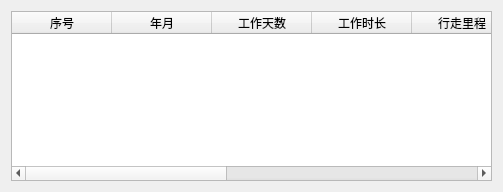
<?xml version="1.0" encoding="UTF-8"?>
<ui version="4.0">
 <class>AgriMachineMonthlyProductReport</class>
 <widget class="QWidget" name="AgriMachineMonthlyProductReport">
  <property name="geometry">
   <rect>
    <x>0</x>
    <y>0</y>
    <width>503</width>
    <height>192</height>
   </rect>
  </property>
  <property name="windowTitle">
   <string>Form</string>
  </property>
  <layout class="QGridLayout" name="gridLayout">
   <item row="0" column="0">
    <widget class="QTableWidget" name="tableWidget">
     <column>
      <property name="text">
       <string>序号</string>
      </property>
     </column>
     <column>
      <property name="text">
       <string>年月</string>
      </property>
     </column>
     <column>
      <property name="text">
       <string>工作天数</string>
      </property>
     </column>
     <column>
      <property name="text">
       <string>工作时长</string>
      </property>
     </column>
     <column>
      <property name="text">
       <string>行走里程</string>
      </property>
     </column>
     <column>
      <property name="text">
       <string>总油耗</string>
      </property>
     </column>
     <column>
      <property name="text">
       <string>日均时数</string>
      </property>
     </column>
     <column>
      <property name="text">
       <string>日均里程</string>
      </property>
     </column>
     <column>
      <property name="text">
       <string>日均油耗</string>
      </property>
     </column>
    </widget>
   </item>
  </layout>
 </widget>
 <resources/>
 <connections/>
</ui>
